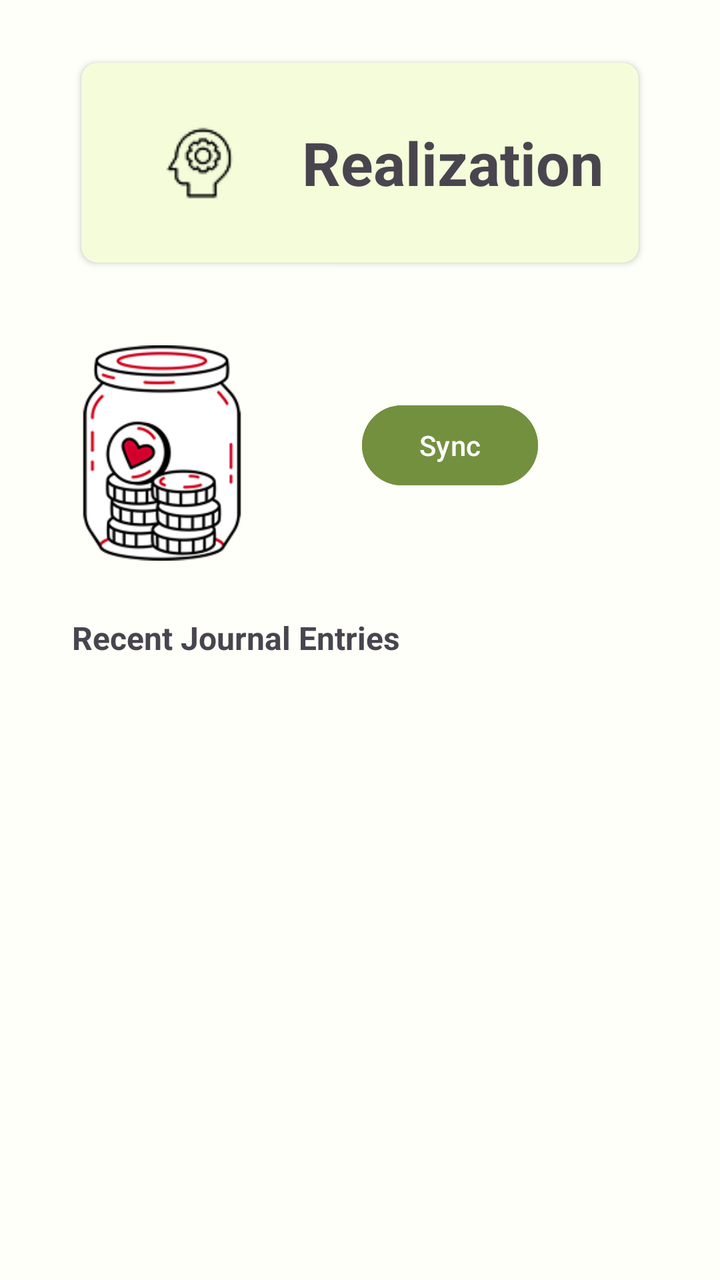
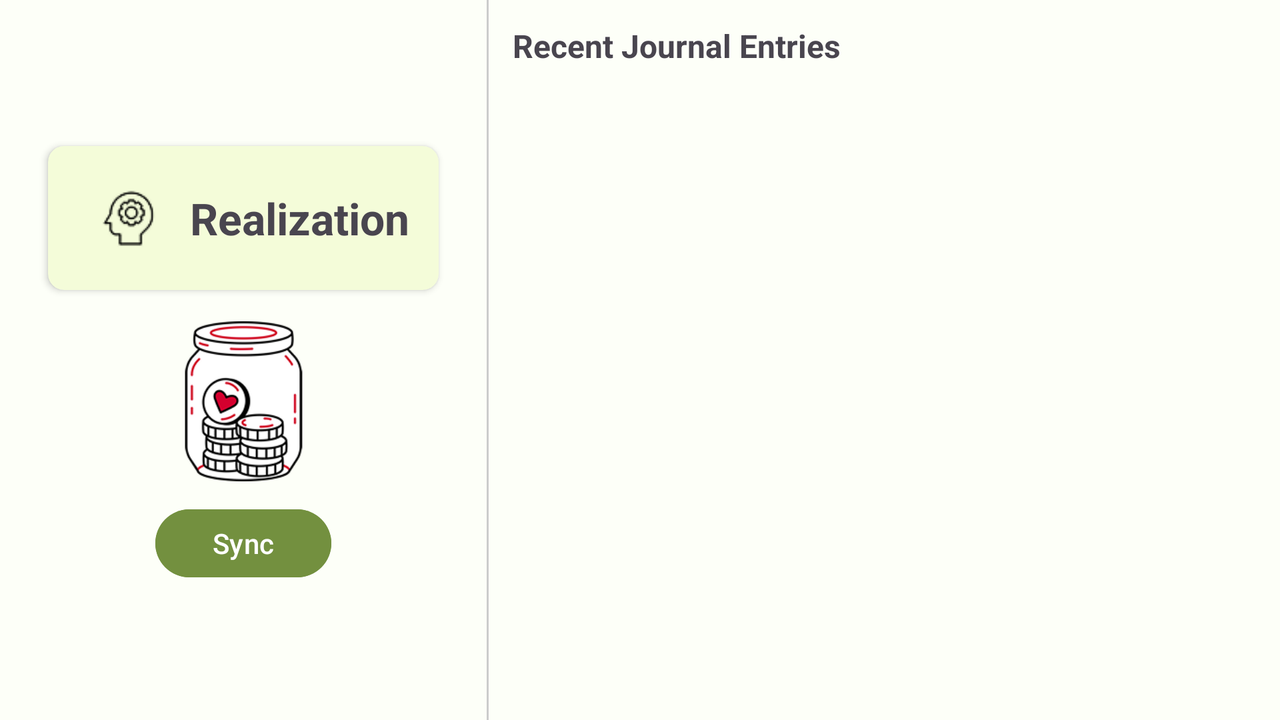

An Android layout and its configuration variant, each rendered on a device that would load it. The default file and the variant file are quoted in full after the pictures.
<!-- AndroidManifest.xml: application theme Theme.MyApplication -->
<!-- res/layout/fragment_realization.xml -->
<?xml version="1.0" encoding="utf-8"?>
<androidx.core.widget.NestedScrollView
    xmlns:android="http://schemas.android.com/apk/res/android"
    xmlns:app="http://schemas.android.com/apk/res-auto"
    xmlns:tools="http://schemas.android.com/tools"
    android:layout_width="match_parent"
    android:layout_height="match_parent"
    android:fillViewport="true"
    android:background="@color/background_light"
    tools:context=".ui.realization.RealizationFragment">

    <androidx.constraintlayout.widget.ConstraintLayout
        android:layout_width="match_parent"
        android:layout_height="wrap_content">

        
        <androidx.constraintlayout.widget.Guideline
            android:id="@+id/verticalConstraint1"
            android:layout_width="wrap_content"
            android:layout_height="wrap_content"
            android:orientation="vertical"
            app:layout_constraintGuide_percent="0.10"/>

        <androidx.constraintlayout.widget.Guideline
            android:id="@+id/verticalConstraint2"
            android:layout_width="wrap_content"
            android:layout_height="wrap_content"
            android:orientation="vertical"
            app:layout_constraintGuide_percent="0.90"/>

        <androidx.constraintlayout.widget.Guideline
            android:id="@+id/verticalConstraint3"
            android:layout_width="wrap_content"
            android:layout_height="wrap_content"
            android:orientation="vertical"
            app:layout_constraintGuide_percent="0.35"/>

        <androidx.constraintlayout.widget.Guideline
            android:id="@+id/horizontalConstraint1"
            android:layout_width="wrap_content"
            android:layout_height="wrap_content"
            android:orientation="horizontal"
            app:layout_constraintGuide_percent="0.04"/>

        
        <androidx.cardview.widget.CardView
            android:id="@+id/cardView"
            android:layout_width="0dp"
            android:layout_height="wrap_content"
            app:cardUseCompatPadding="true"
            app:cardCornerRadius="8dp"
            app:cardElevation="2dp"
            app:cardBackgroundColor="#F4FCD9"
            app:layout_constraintTop_toTopOf="@id/horizontalConstraint1"
            app:layout_constraintStart_toStartOf="@id/verticalConstraint1"
            app:layout_constraintEnd_toStartOf="@id/verticalConstraint2">

            <LinearLayout
                android:layout_width="match_parent"
                android:layout_height="100dp"
                android:orientation="horizontal"
                android:gravity="center_vertical"
                android:padding="12dp">

                <ImageView
                    android:id="@+id/imageView"
                    android:layout_width="93dp"
                    android:layout_height="match_parent"
                    android:scaleType="centerInside"
                    android:src="@drawable/head"
                    android:contentDescription="@string/cd_head" />

                <TextView
                    android:id="@+id/textWelcomeUser"
                    android:layout_width="0dp"
                    android:layout_height="match_parent"
                    android:layout_weight="1"
                    android:gravity="center"
                    android:text="@string/realization_header"
                    android:textSize="30sp"
                    android:textStyle="bold" />
            </LinearLayout>
        </androidx.cardview.widget.CardView>

        <ImageView
            android:id="@+id/imageView2"
            android:layout_width="0dp"
            android:layout_height="131dp"
            android:layout_marginTop="24dp"
            android:src="@drawable/jar_icon"
            android:contentDescription="@string/cd_jar"
            app:layout_constraintTop_toBottomOf="@id/cardView"
            app:layout_constraintStart_toStartOf="@id/verticalConstraint1"
            app:layout_constraintEnd_toStartOf="@id/verticalConstraint3" />

        <Button
            android:id="@+id/button"
            android:layout_width="wrap_content"
            android:layout_height="wrap_content"
            android:backgroundTint="@color/button_green"
            android:text="@string/realization_my_journey"
            app:layout_constraintBottom_toTopOf="@+id/textRecentEntries"
            app:layout_constraintEnd_toStartOf="@id/verticalConstraint2"
            app:layout_constraintStart_toStartOf="@id/verticalConstraint3"
            app:layout_constraintTop_toBottomOf="@+id/cardView" />












        <TextView
            android:id="@+id/textRecentEntries"
            android:layout_width="0dp"
            android:layout_height="wrap_content"
            android:layout_marginTop="16dp"
            android:text="Recent Journal Entries"
            android:textStyle="bold"
            android:textSize="16sp"
            app:layout_constraintTop_toBottomOf="@id/imageView2"
            app:layout_constraintStart_toStartOf="@id/verticalConstraint1"
            app:layout_constraintEnd_toStartOf="@id/verticalConstraint2" />

        
        <TextView
            android:id="@+id/textEmptyState"
            android:layout_width="0dp"
            android:layout_height="wrap_content"
            android:layout_marginTop="24dp"
            android:text="No entries yet. Start writing from the Home screen!"
            android:textAlignment="center"
            android:visibility="gone"
            app:layout_constraintTop_toBottomOf="@id/textRecentEntries"
            app:layout_constraintStart_toStartOf="@id/verticalConstraint1"
            app:layout_constraintEnd_toStartOf="@id/verticalConstraint2" />

        
        <androidx.recyclerview.widget.RecyclerView
            android:id="@+id/rvRealizationEntries"
            android:layout_width="0dp"
            android:layout_height="wrap_content"
            android:layout_marginTop="8dp"
            android:layout_marginBottom="16dp"
            android:nestedScrollingEnabled="false"
            app:layout_constraintTop_toBottomOf="@id/textRecentEntries"
            app:layout_constraintStart_toStartOf="@id/verticalConstraint1"
            app:layout_constraintEnd_toStartOf="@id/verticalConstraint2"
            app:layout_constraintBottom_toBottomOf="parent" />

    </androidx.constraintlayout.widget.ConstraintLayout>
</androidx.core.widget.NestedScrollView>
<!-- resources referenced by this layout -->
<resources>
  <color name="background_light">#FDFFF8</color>
  <color name="button_green">#73903F</color>
  <!-- drawable head: png bitmap (drawable, 1278 bytes) -->
  <!-- drawable jar_icon: png bitmap (drawable, 19212 bytes) -->
  <string name="cd_head">Head icon</string>
  <string name="cd_jar">Jar icon</string>
  <string name="realization_header">Realization</string>
  <string name="realization_my_journey">Sync</string>
  <style name="Theme.MyApplication" parent="Base.Theme.MyApplication" />
  <style name="Base.Theme.MyApplication" parent="Theme.Material3.DayNight.NoActionBar">
          
          
  
  
      </style>
</resources>
<!-- res/layout-land/fragment_realization.xml (the repository's variant of the layout above) -->
<!-- drawn on the phone turned sideways -->
<?xml version="1.0" encoding="utf-8"?>
<androidx.constraintlayout.widget.ConstraintLayout
    xmlns:android="http://schemas.android.com/apk/res/android"
    xmlns:app="http://schemas.android.com/apk/res-auto"
    xmlns:tools="http://schemas.android.com/tools"
    android:layout_width="match_parent"
    android:layout_height="match_parent"
    android:background="@color/background_light"
    tools:context=".ui.realization.RealizationFragment">

    

    <androidx.constraintlayout.widget.Guideline
        android:id="@+id/guidelineVerticalPanelSplit"
        android:layout_width="wrap_content"
        android:layout_height="wrap_content"
        android:orientation="vertical"
        app:layout_constraintGuide_percent="0.38" />

    <androidx.constraintlayout.widget.Guideline
        android:id="@+id/guidelineTopRail"
        android:layout_width="wrap_content"
        android:layout_height="wrap_content"
        android:orientation="horizontal"
        app:layout_constraintGuide_percent="0.05" />

    <androidx.constraintlayout.widget.Guideline
        android:id="@+id/guidelineBottomRail"
        android:layout_width="wrap_content"
        android:layout_height="wrap_content"
        android:orientation="horizontal"
        app:layout_constraintGuide_percent="0.95" />

    
    <androidx.constraintlayout.widget.Guideline
        android:id="@+id/guidelineLeftInner"
        android:layout_width="wrap_content"
        android:layout_height="wrap_content"
        android:orientation="vertical"
        app:layout_constraintGuide_percent="0.03" />

    <androidx.constraintlayout.widget.Guideline
        android:id="@+id/guidelineLeftOuter"
        android:layout_width="wrap_content"
        android:layout_height="wrap_content"
        android:orientation="vertical"
        app:layout_constraintGuide_percent="0.35" />


    

    <androidx.cardview.widget.CardView
        android:id="@+id/cardView"
        android:layout_width="0dp"
        android:layout_height="wrap_content"
        app:cardUseCompatPadding="true"
        app:cardCornerRadius="8dp"
        app:cardElevation="2dp"
        app:cardBackgroundColor="#F4FCD9"
        app:layout_constraintTop_toBottomOf="@id/guidelineTopRail"
        app:layout_constraintStart_toStartOf="@id/guidelineLeftInner"
        app:layout_constraintEnd_toStartOf="@id/guidelineLeftOuter"
        app:layout_constraintBottom_toTopOf="@id/imageView2"
        app:layout_constraintVertical_chainStyle="packed"
        app:layout_constraintVertical_bias="0.5">

        <LinearLayout
            android:layout_width="match_parent"
            android:layout_height="72dp"
            android:orientation="horizontal"
            android:gravity="center_vertical"
            android:paddingStart="12dp"
            android:paddingEnd="12dp">

            <ImageView
                android:id="@+id/imageView"
                android:layout_width="56dp"
                android:layout_height="match_parent"
                android:scaleType="centerInside"
                android:src="@drawable/head"
                android:contentDescription="@string/cd_head" />

            <TextView
                android:id="@+id/textWelcomeUser"
                android:layout_width="0dp"
                android:layout_height="match_parent"
                android:layout_weight="1"
                android:gravity="center"
                android:text="@string/realization_header"
                android:textSize="22sp"
                android:textStyle="bold" />
        </LinearLayout>
    </androidx.cardview.widget.CardView>

    
    <ImageView
        android:id="@+id/imageView2"
        android:layout_width="0dp"
        android:layout_height="80dp"
        android:layout_marginTop="10dp"
        android:scaleType="centerInside"
        android:src="@drawable/jar_icon"
        android:contentDescription="@string/cd_jar"
        app:layout_constraintTop_toBottomOf="@id/cardView"
        app:layout_constraintStart_toStartOf="@id/guidelineLeftInner"
        app:layout_constraintEnd_toStartOf="@id/guidelineLeftOuter"
        app:layout_constraintBottom_toTopOf="@id/button" />

    
    <Button
        android:id="@+id/button"
        android:layout_width="wrap_content"
        android:layout_height="42dp"
        android:layout_marginTop="10dp"
        android:backgroundTint="@color/button_green"
        android:text="@string/realization_my_journey"
        app:layout_constraintTop_toBottomOf="@id/imageView2"
        app:layout_constraintStart_toStartOf="@id/guidelineLeftInner"
        app:layout_constraintEnd_toStartOf="@id/guidelineLeftOuter"
        app:layout_constraintBottom_toBottomOf="@id/guidelineBottomRail" />


    

    <View
        android:id="@+id/divider"
        android:layout_width="1dp"
        android:layout_height="0dp"
        android:background="#CCCCCC"
        app:layout_constraintTop_toTopOf="parent"
        app:layout_constraintBottom_toBottomOf="parent"
        app:layout_constraintStart_toStartOf="@id/guidelineVerticalPanelSplit" />


    

    
    <TextView
        android:id="@+id/textRecentEntries"
        android:layout_width="0dp"
        android:layout_height="wrap_content"
        android:layout_marginTop="12dp"
        android:layout_marginStart="12dp"
        android:text="Recent Journal Entries"
        android:textStyle="bold"
        android:textSize="16sp"
        app:layout_constraintTop_toTopOf="parent"
        app:layout_constraintStart_toEndOf="@id/divider"
        app:layout_constraintEnd_toEndOf="parent" />

    
    <TextView
        android:id="@+id/textEmptyState"
        android:layout_width="0dp"
        android:layout_height="wrap_content"
        android:layout_marginTop="16dp"
        android:layout_marginStart="12dp"
        android:layout_marginEnd="12dp"
        android:text="No entries yet. Start writing from the Home screen!"
        android:textAlignment="center"
        android:visibility="gone"
        app:layout_constraintTop_toBottomOf="@id/textRecentEntries"
        app:layout_constraintStart_toEndOf="@id/divider"
        app:layout_constraintEnd_toEndOf="parent" />

    
    <androidx.recyclerview.widget.RecyclerView
        android:id="@+id/rvRealizationEntries"
        android:layout_width="0dp"
        android:layout_height="0dp"
        android:layout_marginTop="8dp"
        android:layout_marginStart="4dp"
        android:layout_marginBottom="8dp"
        android:nestedScrollingEnabled="true"
        app:layoutManager="androidx.recyclerview.widget.LinearLayoutManager"
        app:layout_constraintTop_toBottomOf="@id/textRecentEntries"
        app:layout_constraintBottom_toBottomOf="parent"
        app:layout_constraintStart_toEndOf="@id/divider"
        app:layout_constraintEnd_toEndOf="parent" />

</androidx.constraintlayout.widget.ConstraintLayout>
